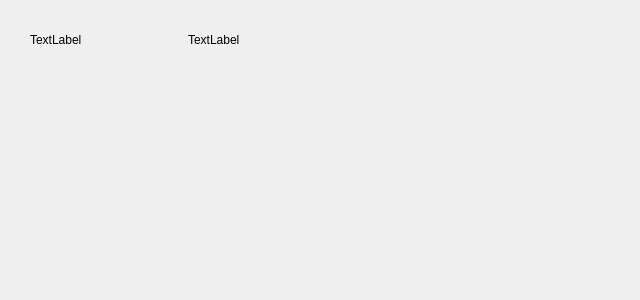
<?xml version="1.0" encoding="UTF-8"?>
<ui version="4.0">
 <class>MainWindow</class>
 <widget class="QMainWindow" name="MainWindow">
  <property name="geometry">
   <rect>
    <x>0</x>
    <y>0</y>
    <width>640</width>
    <height>300</height>
   </rect>
  </property>
  <property name="sizePolicy">
   <sizepolicy hsizetype="MinimumExpanding" vsizetype="MinimumExpanding">
    <horstretch>0</horstretch>
    <verstretch>0</verstretch>
   </sizepolicy>
  </property>
  <property name="windowTitle">
   <string>barcoder</string>
  </property>
  <widget class="QWidget" name="centralWidget">
   <property name="sizePolicy">
    <sizepolicy hsizetype="MinimumExpanding" vsizetype="MinimumExpanding">
     <horstretch>0</horstretch>
     <verstretch>0</verstretch>
    </sizepolicy>
   </property>
   <widget class="QWidget" name="horizontalLayoutWidget">
    <property name="geometry">
     <rect>
      <x>0</x>
      <y>0</y>
      <width>276</width>
      <height>80</height>
     </rect>
    </property>
    <layout class="QHBoxLayout" name="horizontalLayout">
     <property name="spacing">
      <number>100</number>
     </property>
     <property name="sizeConstraint">
      <enum>QLayout::SetMinimumSize</enum>
     </property>
     <property name="leftMargin">
      <number>30</number>
     </property>
     <property name="topMargin">
      <number>30</number>
     </property>
     <property name="rightMargin">
      <number>30</number>
     </property>
     <property name="bottomMargin">
      <number>30</number>
     </property>
     <item>
      <widget class="QLabel" name="label">
       <property name="sizePolicy">
        <sizepolicy hsizetype="Expanding" vsizetype="Expanding">
         <horstretch>0</horstretch>
         <verstretch>0</verstretch>
        </sizepolicy>
       </property>
       <property name="text">
        <string>TextLabel</string>
       </property>
      </widget>
     </item>
     <item>
      <widget class="QLabel" name="label_2">
       <property name="sizePolicy">
        <sizepolicy hsizetype="Expanding" vsizetype="Expanding">
         <horstretch>0</horstretch>
         <verstretch>0</verstretch>
        </sizepolicy>
       </property>
       <property name="text">
        <string>TextLabel</string>
       </property>
      </widget>
     </item>
    </layout>
   </widget>
  </widget>
 </widget>
 <layoutdefault spacing="6" margin="11"/>
 <resources/>
 <connections/>
</ui>
